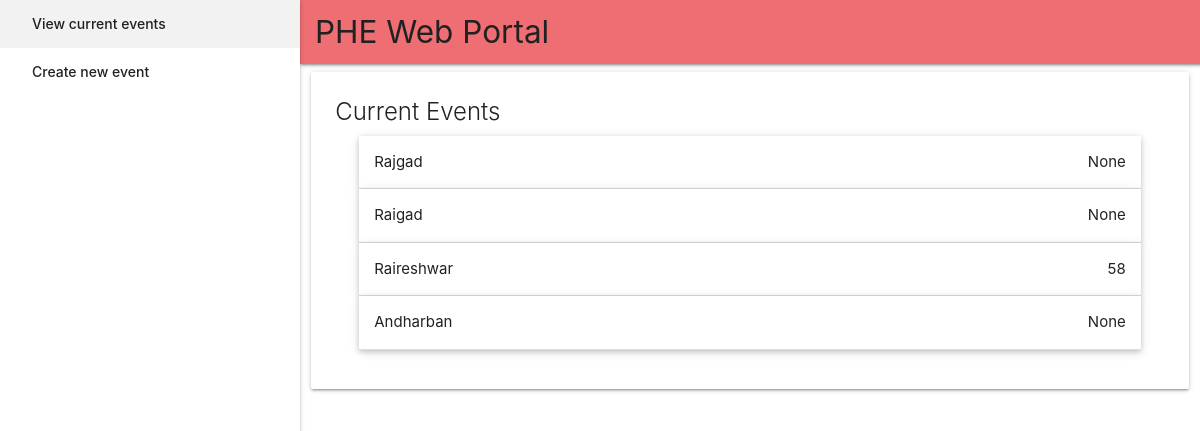
The app's page /portal/, older data.
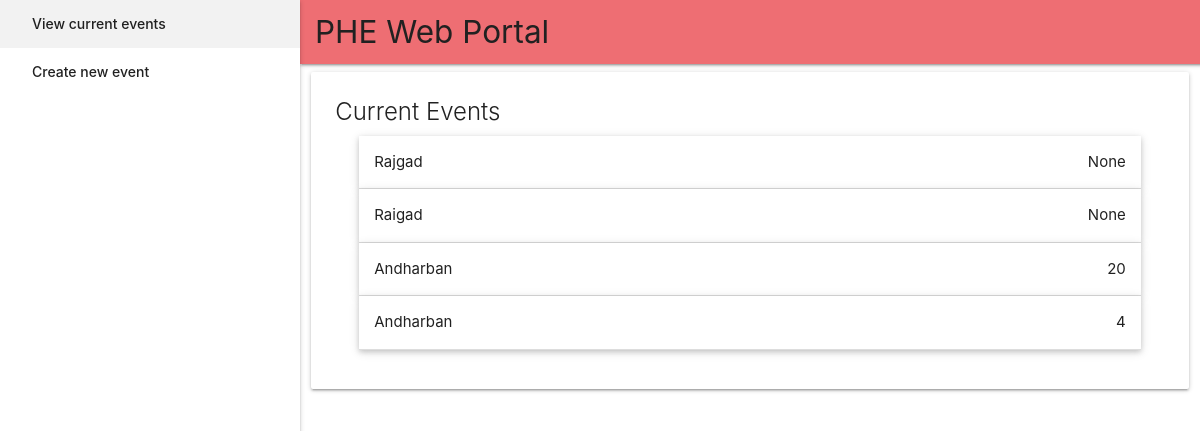
The same page, newer data.
### portal/models.py (models this page shows, shortened)
class Event(models.Model):
    time_stamp = models.DateField(auto_now_add = True, help_text = 'Date on which event was created.')
    event_name = models.CharField(max_length = 100, help_text = 'Enter the name of the event.')
    event_date = models.DateField(help_text = 'Date of the event.')
    batch_size = models.PositiveIntegerField(help_text = 'Enter batch size.')
    event_type = models.CharField(max_length = 1, choices = EVENT_TYPES, default = 't', help_text = 'Type of event(Trek/Camping)')

### portal/views.py (the view)
# urls.py: path('', views.eventList, name='index'),
def eventList(request):
    events = Event.objects.all()
    for event in events:
        event.total = event.bookings.all().aggregate(Sum('participants_count'))['participants_count__sum']
        event.save()
    context = {'events' : events}
    return render(request, 'portal/event_list.html', context=context)

### portal/templates/portal/event_list.html (shortened to what this page needs)
{% extends "base_generic.html" %}
{% block content %}
    <span class="card-title">Current Events</span>
    {% if events %}
        <ul class="collapsible popout" data-collapsible = "accordion">
        {% for event in events %}
                <li>
                    <div class="collapsible-header" style ="display: block">
                        <div class="row" style ="margin-bottom: 0">
                            <div class="col s6 m6 l6">
                                <div>{{event.event_name}}</div>
                            </div>
                            <div class="col s6 m6 l6">
                                <div class="right-align">{{event.total}}</div>
                            </div>
                        </div>
                    </div>
                </li>
        {% endfor %}
         </ul>
    {% else %}
        <p>There are no current events.</p>
    {% endif %}
{% endblock %}

Row changes from the older to the newer data that the page shows:
removed Event: event_name "Raireshwar", total "58"
computed for Event (number 3 of 4 on the later page): total "None" → "20"
added Event: event_name "Andharban", total "4"
